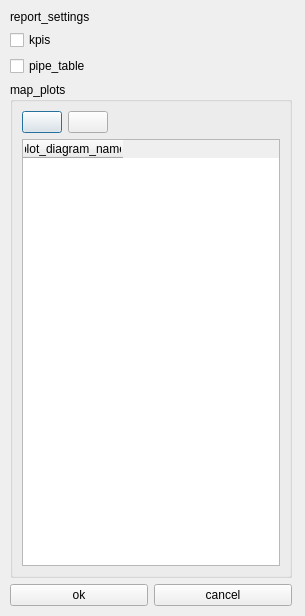
<?xml version="1.0" encoding="UTF-8"?>
<ui version="4.0">
 <class>NetworkReportDialog</class>
 <widget class="QDialog" name="NetworkReportDialog">
  <property name="geometry">
   <rect>
    <x>0</x>
    <y>0</y>
    <width>305</width>
    <height>616</height>
   </rect>
  </property>
  <property name="sizePolicy">
   <sizepolicy hsizetype="Preferred" vsizetype="Preferred">
    <horstretch>0</horstretch>
    <verstretch>0</verstretch>
   </sizepolicy>
  </property>
  <property name="windowTitle">
   <string>Dialog</string>
  </property>
  <widget class="QWidget" name="verticalLayoutWidget">
   <property name="geometry">
    <rect>
     <x>10</x>
     <y>10</y>
     <width>282</width>
     <height>596</height>
    </rect>
   </property>
   <layout class="QVBoxLayout" name="verticalLayout">
    <item>
     <widget class="QLabel" name="label">
      <property name="text">
       <string>report_settings</string>
      </property>
     </widget>
    </item>
    <item>
     <widget class="QCheckBox" name="checkBox_kpi">
      <property name="text">
       <string>kpis</string>
      </property>
     </widget>
    </item>
    <item>
     <widget class="QCheckBox" name="checkBox_pipeTable">
      <property name="text">
       <string>pipe_table</string>
      </property>
     </widget>
    </item>
    <item>
     <widget class="QGroupBox" name="groupBox_mapplots">
      <property name="sizePolicy">
       <sizepolicy hsizetype="Preferred" vsizetype="Preferred">
        <horstretch>0</horstretch>
        <verstretch>0</verstretch>
       </sizepolicy>
      </property>
      <property name="title">
       <string>map_plots</string>
      </property>
      <layout class="QVBoxLayout" name="verticalLayout_2">
       <item>
        <layout class="QHBoxLayout" name="horizontalLayout">
         <item>
          <widget class="QPushButton" name="btn_addPlot">
           <property name="text">
            <string/>
           </property>
          </widget>
         </item>
         <item>
          <widget class="QPushButton" name="btn_deletePlot">
           <property name="text">
            <string/>
           </property>
          </widget>
         </item>
         <item>
          <spacer name="horizontalSpacer">
           <property name="orientation">
            <enum>Qt::Horizontal</enum>
           </property>
           <property name="sizeHint" stdset="0">
            <size>
             <width>40</width>
             <height>20</height>
            </size>
           </property>
          </spacer>
         </item>
        </layout>
       </item>
       <item>
        <widget class="QTableWidget" name="tableWidget_diagrams">
         <property name="columnCount">
          <number>1</number>
         </property>
         <column>
          <property name="text">
           <string>plot_diagram_name</string>
          </property>
         </column>
        </widget>
       </item>
      </layout>
     </widget>
    </item>
    <item>
     <layout class="QHBoxLayout" name="horizontalLayout_4">
      <item>
       <widget class="QPushButton" name="btn_ok">
        <property name="text">
         <string>ok</string>
        </property>
       </widget>
      </item>
      <item>
       <widget class="QPushButton" name="btn_cancel">
        <property name="text">
         <string>cancel</string>
        </property>
       </widget>
      </item>
     </layout>
    </item>
   </layout>
  </widget>
 </widget>
 <resources/>
 <connections/>
</ui>
